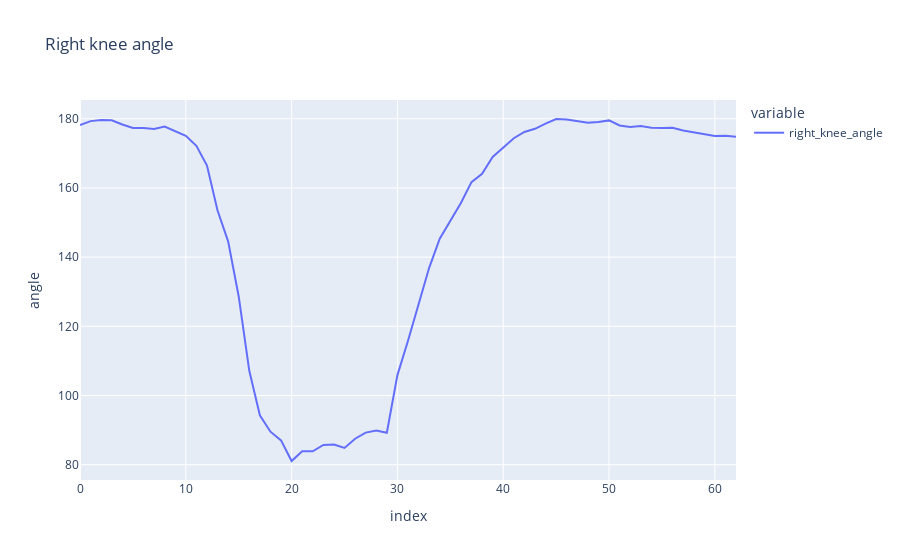

Source (notebook cell):
### Code cell
import plotly.subplots as sp
import plotly.graph_objects as go
import plotly.express as px

fig = px.line(df, x=df.index, y=['right_knee_angle'], labels={'value': 'angle'}, title='Right knee angle')

# Show the plot
fig.show()

### Figure 1 — Plotly figure (JSON) as saved in the notebook; plotly's stock layout.template omitted (floating-point values rounded to 4 significant figures)
{"data": [{"hovertemplate": "variable=right_knee_angle<br>index=%{x}<br>angle=%{y}<extra></extra>", "legendgroup": "right_knee_angle", "line": {"color": "#636efa", "dash": "solid"}, "marker": {"symbol": "circle"}, "mode": "lines", "name": "right_knee_angle", "orientation": "v", "showlegend": true, "type": "scatter", "x": [0, 1, 2, 3, 4, 5, 6, 7, 8, 9, 10, 11, 12, 13, 14, 15, 16, 17, 18, 19, 20, 21, 22, 23, 24, 25, 26, 27, 28, 29, 30, 31, 32, 33, 34, 35, 36, 37, 38, 39, 40, 41, 42, 43, 44, 45, 46, 47, 48, 49, 50, 51, 52, 53, 54, 55, 56, 57, 58, 59, 60, 61, 62], "xaxis": "x", "y": [178.2, 179.3, 179.6, 179.5, 178.3, 177.4, 177.3, 177.1, 177.8, 176.3, 175.1, 172.2, 166.5, 153.5, 144.6, 128.6, 107.1, 94.29, 89.54, 87.03, 81.07, 83.91, 83.86, 85.71, 85.84, 84.83, 87.5, 89.26, 89.9, 89.22, 105.9, 115.8, 126.4, 136.9, 145.3, 150.6, 155.7, 161.7, 164.1, 169.0, 171.8, 174.4, 176.2, 177.1, 178.6, 179.9, 179.8, 179.3, 178.8, 179.1, 179.5, 178.1, 177.6, 177.9, 177.4, 177.4, 177.4, 176.6, 176.1, 175.6, 175.0, 175.1, 174.8], "yaxis": "y"}], "layout": {"legend": {"title": {"text": "variable"}, "tracegroupgap": 0}, "title": {"text": "Right knee angle"}, "xaxis": {"anchor": "y", "domain": [0, 1], "title": {"text": "index"}}, "yaxis": {"anchor": "x", "domain": [0, 1], "title": {"text": "angle"}}}}
